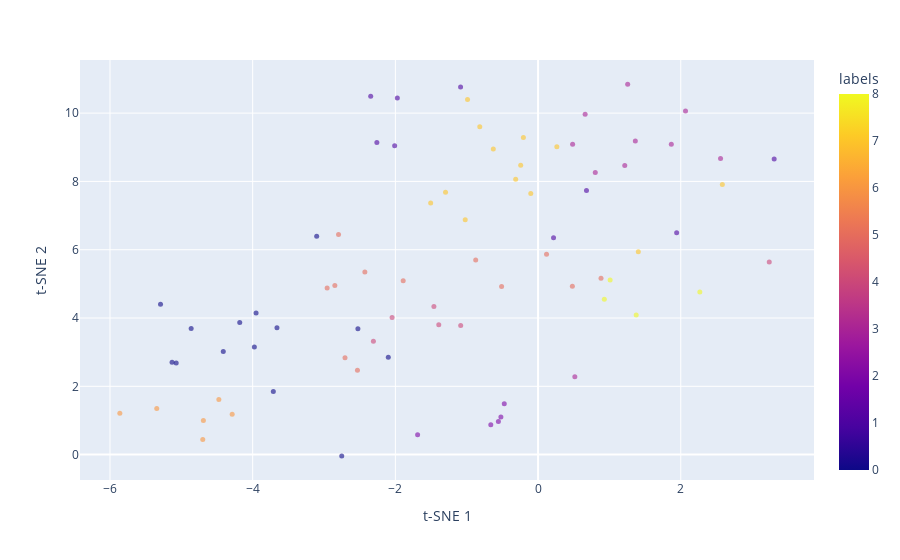

The notebook cell saved with this chart:
### Code cell
# BERT + K-mean

def preprocess_text(text):
    # Simpler preprocessing since BERT handles context better
    text = re.sub(r'\d+', '', text)  # remove digits
    return text.strip()

def compute_bert_embeddings(articles):
    model = SentenceTransformer('all-MiniLM-L6-v2')  # 
    embeddings = model.encode(articles, convert_to_tensor=False) 
    return embeddings

def determine_optimal_clusters(embeddings, max_clusters):
    sse = []
    silhouette_scores = []
    davies_bouldin_scores = []
    for k in range(2, max_clusters + 1):
        kmeans = KMeans(n_clusters=k, random_state=42)
        kmeans.fit(embeddings)
        sse.append(kmeans.inertia_)
        silhouette_scores.append(silhouette_score(embeddings, kmeans.labels_))
        davies_bouldin_scores.append(davies_bouldin_score(embeddings, kmeans.labels_))
    return sse, silhouette_scores, davies_bouldin_scores

def visualize_tsne_interactive(embeddings, labels, filenames):
    tsne = TSNE(n_components=2, random_state=42)
    tsne_results = tsne.fit_transform(embeddings)
    
    df_tsne = pd.DataFrame(tsne_results, columns=['t-SNE 1', 't-SNE 2'])
    df_tsne['labels'] = labels
    df_tsne['titles'] = filenames

    fig = px.scatter(df_tsne, x='t-SNE 1', y='t-SNE 2', color='labels', hover_data=['titles'])
    fig.update_traces(marker=dict(size=5, opacity=0.6),
                      selector=dict(mode='markers'))
    fig.show()
    
def main():
    pdf_dir = "pdf"
    articles, filenames = read_pdfs_from_directory(pdf_dir)
    embeddings = compute_bert_embeddings(articles)
    sse, silhouette_scores, davies_bouldin_scores = determine_optimal_clusters(embeddings, min(25, len(articles)))
    plot_cluster_metrics(range(2, min(25, len(articles)) + 1), sse, silhouette_scores, davies_bouldin_scores)
    optimal_clusters = 9  # Based on visual inspection of plots
    kmeans = KMeans(n_clusters=optimal_clusters, random_state=42)
    kmeans.fit(embeddings)
    labels = kmeans.labels_
    silhouette_avg = silhouette_score(embeddings, labels)
    davies_bouldin_avg = davies_bouldin_score(embeddings, labels)
    
    print(f"Optimal number of clusters: {optimal_clusters}")
    print(f"Silhouette Score: {silhouette_avg}")
    print(f"Davies-Bouldin Index: {davies_bouldin_avg}")
    visualize_tsne_interactive(embeddings, labels, filenames)
    
    results_df = pd.DataFrame({'Filename': filenames, 'Cluster': labels})
    results_df.to_csv('Results_BERT.csv', index=False)
    print("Results saved to 'Results_BERT.csv'.")

if __name__ == "__main__":
    main()

### Figure 1 — Plotly figure (JSON) as saved in the notebook; plotly's stock layout.template omitted (floating-point values rounded to 4 significant figures)
{"data": [{"customdata": [["Estimating global production and supply costs for green hydrogen and hydrogen-based green energy commodities.pdf"], ["Risk-constrained stochastic scheduling for energy hub_ Integrating renewables, demand response, and electric vehicles.pdf"], ["Data-driven probabilistic machine learning in sustainable smart energy:smart energy systems_Key developments, challenges, and future research opportunities in the context of smart grid paradigm.pdf"], ["Enhancing resource efficiency through the utilization of the green bond market_An empirical analysis of Asian economies.pdf"], ["Model_Predictive_Current_Control_of_Nine-Phase_Open-End_Winding_PMSMs_With_an_Online_Virtual_Vector_Synthesis_Strategy.pdf"], ["Synergies and potential of hybrid solar photovoltaic-thermal desalination technologies.pdf"], ["Using electrolytic hydrogen production and energy storage for balancing a low carbon electricity grid_Scenario assessments for India.pdf"], ["Toward fostering environmental innovation in OECD countries-Do fiscal decentralization, carbon pricing, and renewable energy investments matter.pdf"], ["Semi-supervised adversarial discriminative learning approach for intelligent fault diagnosis of wind turbine.pdf"], ["Polyanion-type electrode materials for advanced sodium-ion batteries.pdf"], ["Voltage_Sensorless_Based_Model_Predictive_Control_With_Battery_Management_System_For_Solar_PV_Powered_On-Board_EV_Charging.pdf"], ["Fiber Optic Sensing Technologies for Battery Management Systems and Energy Storage Applications.pdf"], ["Role of power-to-gas in an integrated gas and electricity system in Great Britain.pdf"], ["Potential-Driven Restructuring of Cu Single Atoms to Nanoparticles for Boosting the Electrochemical Reduction of Nitrate to Ammonia.pdf"], ["Optimal economic scheduling of microgrids considering renewable energy sources based on energy hub model using demand response and improved water wave optimization algorithm.pdf"], ["The economics and the environmental benignity of different colors of hydrogen.pdf"], ["Techno-economic evaluation of hydrogen and ammonia as energy carriers in a multi-generation system.pdf"], ["Performance_Evaluation_Of_Grid-scale_Battery_Energy_Storage_System_Employing_Virtual_Synchronous_Generator_Control_For_Grid_Code_Compliance_In_Weak_Grids.pdf"], ["Research on the evolution of China’s photovoltaic technology innovation network from the perspective of patents.pdf"], ["Co doping regulating electronic structure of Bi2MoO6 to construct dual active sites for photocatalytic nitrogen fixation.pdf"], ["Environmental impact of renewable energy source based electrical power plants_Solar, wind, hydroelectric, biomass, geothermal, tidal, ocean, and osmotic.pdf"], ["Generation of green hydrogen using self-sustained regenerative fuel cells_ Opportunities and challenges.pdf"], ["The Impact of Economic Corridor and Tourism on Local Community’s Quality of Life under One Belt One Road Context.pdf"], ["Optimal day-ahead large-scale battery dispatch model for multi-regulation participation considering full timescale uncertainties.pdf"], ["ERA5_The new champion of wind power modelling?.pdf"], ["Photocatalytic H2O2 production Systems_Design strategies and environmental applications.pdf"], ["Optimal Prediction Intervals of Wind Power Generation.pdf"], ["Applications of Green Synthesized Metal Nanoparticles — a Review.pdf"], ["Strategies to save energy in the context of the energy crisis_a review.pdf"], ["Recent advancement and assessment of green hydrogen production technologies.pdf"], ["Weather Impact on Solar Farm Performance_A Comparative Analysis of Machine Learning Techniques.pdf"], ["Utilization of green ammonia as a hydrogen energy carrier for decarbonization in spark ignition engines.pdf"], ["Design and investigation of PV string:central architecture for bayesian fusion technique using grey wolf optimization and flower pollination optimized algorithm.pdf"], ["A review of carbon dots in synthesis strategy.pdf"], ["Highly efficient adsorption and removal bio-staining dye from industrial wastewater onto mesoporous Ag-MOFs.pdf"], ["Stochastic coordinated operation of wind and battery energy storage system considering battery degradation.pdf"], ["Sodium-Ion Battery Materials and Electrochemical Properties Reviewed.pdf"], ["Optimal Grid Flexibility Assessment for Integration of Variable Renewable-Based Electricity Generation.pdf"], ["Supplementary Materials for La- and Mn-doped cobalt spinel oxygen evolution catalyst for proton exchange membrane electrolysis.pdf"], ["Introduction to grid-scale battery energy storage system concepts and fire hazards.pdf"], ["A review on global warming potential, challenges and opportunities of renewable hydrogen production technologies.pdf"], ["A Prompt Decarbonization Pathway for Shipping_Green Hydrogen, Ammonia, and Methanol Production and Utilization in Marine Engines.pdf"], ["Electrolysis of low-grade and saline surface water.pdf"], ["Electrocatalytic seawater splitting_Nice designs, advanced strategies, challenges and perspectives.pdf"], ["Impacts of grid‐scale battery systems on power system operation, case of Baltic region.pdf"], ["Novel Pt-carbon core–shell decorated hierarchical CoMo2S4 as efficient electrocatalysts for alkaline:seawater hydrogen evolution reaction.pdf"], ["Investigating the role of nuclear power and battery storage in Hungary’s energy transition using hourly resolution electricity market simulations.pdf"], ["Techno-economic assessment of green hydrogen and ammonia production from wind and solar energy in Iran.pdf"], ["Arming Ru with Oxygen-Vacancy-Enriched RuO2 Sub-Nanometer Skin Activates Superior Bifunctionality for pH-Universal Overall Water Splitting.pdf"], ["Recent advances in ammonia synthesis technologies_Toward future zero carbon emissions.pdf"], ["An improved genetic algorithm based fractional open circuit voltage MPPT for solar PV systems.pdf"], ["A comprehensive study of renewable energy sources_Classifications, challenges and suggestions.pdf"], ["Modeling the linkage between climate-tech, energy transition, and CO2 emissions_Do environmental regulations matter?.pdf"], ["State-of-Charge_Balancing_Control_for_ON_OFF-Line_Internal_Cells_Using_Hybrid_Modular_Multi-Level_Converter_and_Parallel_Modular_Dual_L-Bridge_in_a_Grid-Scale_Battery_Energy_Storage_System.pdf"], ["Wind speed forecasting based on the hybrid ensemble empirical mode decomposition and GA-BP neural network method.pdf"], ["Tuning Mass Transport in Electrocatalysis Down to Sub-5 nm through Nanoscale Grade Separation.pdf"], ["Techno-economic optimization of hybrid photovoltaic:wind generation together with energy storage system in a stand-alone micro-grid subjected to demand response.pdf"], ["Real-Time_Energy_Storage_Management_for_Renewable_Integration_in_Microgrid_An_Off-Line_Optimization_Approach.pdf"], ["Solar Energy_Applications, Trends Analysis, Bibliometric Analysis and Research Contribution to Sustainable Development Goals (SDGs).pdf"], ["A short review on generation of green fuel hydrogen through water splitting.pdf"], ["The economics of global green ammonia trade – “Shipping Australian wind and sunshine to Germany”.pdf"], ["Defective TiO2−x for High-Performance Electrocatalytic NO Reduction toward Ambient NH3 Production.pdf"], ["Assessing new transmission and energy storage in achieving increasing renewable generation targets in a regional grid.pdf"], ["Feasibility study of an islanded microgrid in rural area consisting of PV, wind, biomass and battery energy storage system.pdf"], ["Detection of False Data Injection Attacks in Battery Stacks Using Input Noise-Aware Nonlinear State Estimation and Cumulative Sum Algorithms.pdf"], ["Green innovation, foreign investment and carbon emissions_a roadmap to sustainable development via green energy and energy efficiency for BRICS economies.pdf"], ["Race to carbon neutrality in South Africa_What role does environmental technological innovation play?.pdf"], ["Bacterial Growth-Induced Tobramycin Smart Release Self-Healing Hydrogel for Pseudomonas aeruginosa-Infected Burn Wound Healing.pdf"], ["Recent Progress in Rechargeable Sodium-Ion Batteries_toward High-Power Applications.pdf"], ["A review of solar hybrid photovoltaic-thermal (PV-T) collectors and systems.pdf"], ["The merit-order effect in the Italian power market_The impact of solar and wind generation on national wholesale electricity prices.pdf"], ["Rechargeable Zinc Alkaline Anodes for Long-Cycle Energy Storage.pdf"], ["Electrochemical C–N coupling of CO2 and nitrogenous small molecules for the electrosynthesis of organonitrogen compounds.pdf"], ["Challenges and Mitigation Measures in Power Systems with High Share of Renewables—The Australian Experience.pdf"], ["Electrode Blocking Due to Redox Reactions in Aluminum Chloride-Sodium Iodide Molten Salts.pdf"], ["Dealing with multiple decades of hourly wind and PV time series in energy models_ A comparison of methods to reduce time resolution and the planning implications of inter-annual variability.pdf"], ["Early prediction of battery degradation in grid-scale battery energy storage system using extreme gradient boosting algorithm.pdf"], ["A Perspective on the Overarching Role of Hydrogen, Ammonia, and Methanol Carbon-Neutral Fuels towards Net Zero Emission in the Next Three Decades.pdf"], ["The reformation of catalyst_From a trial-and-error synthesis to rational design.pdf"]], "hovertemplate": "t-SNE 1=%{x}<br>t-SNE 2=%{y}<br>titles=%{customdata[0]}<br>labels=%{marker.color}<extra></extra>", "legendgroup": "", "marker": {"color": [4, 7, 7, 8, 1, 5, 5, 8, 1, 2, 3, 3, 5, 6, 7, 4, 0, 3, 7, 4, 5, 5, 8, 7, 1, 0, 1, 6, 5, 0, 1, 4, 7, 6, 0, 3, 2, 7, 6, 3, 5, 0, 0, 0, 3, 0, 1, 4, 0, 5, 7, 7, 5, 3, 1, 0, 7, 7, 5, 0, 4, 0, 7, 7, 3, 8, 5, 0, 2, 0, 1, 2, 6, 3, 2, 1, 3, 5, 6], "coloraxis": "coloraxis", "opacity": 0.6, "size": 5, "symbol": "circle"}, "mode": "markers", "name": "", "orientation": "v", "showlegend": false, "type": "scatter", "x": [-1.392, -0.817, -0.9888, 1.375, 3.309, -2.797, -2.428, 1.01, -1.086, -0.6626, 2.558, 1.256, -2.848, -4.474, -0.6275, -2.046, -2.525, 1.215, 1.405, 3.241, -0.8743, -2.956, 2.267, 0.2632, -2.259, -4.862, -1.973, -5.345, -0.5111, -3.952, 0.2169, -2.308, -1.505, -5.862, -5.292, 0.4843, -0.5209, -0.2435, -4.287, 0.5154, -1.89, -2.099, -3.66, -3.977, 0.8018, -4.412, 0.6788, -1.46, -5.13, -2.706, 2.583, -1.021, 0.4806, 1.868, -2.346, -5.072, -0.3138, -0.2056, 0.1187, -4.181, -1.085, -3.711, -0.1022, -1.297, 2.067, 0.9288, 0.8823, -2.752, -0.5562, -3.103, 1.943, -0.4737, -4.691, 0.6596, -1.688, -2.01, 1.363, -2.532, -4.7], "xaxis": "x", "y": [3.806, 9.601, 10.4, 4.086, 8.658, 6.445, 5.344, 5.117, 10.76, 0.876, 8.675, 10.85, 4.955, 1.615, 8.949, 4.018, 3.688, 8.469, 5.938, 5.644, 5.701, 4.876, 4.764, 9.014, 9.14, 3.695, 10.44, 1.348, 4.924, 4.148, 6.351, 3.321, 7.372, 1.215, 4.404, 9.091, 1.099, 8.477, 1.179, 2.283, 5.092, 2.854, 3.717, 3.152, 8.261, 3.018, 7.734, 4.34, 2.704, 2.838, 7.909, 6.876, 4.931, 9.091, 10.49, 2.681, 8.063, 9.282, 5.867, 3.867, 3.782, 1.849, 7.646, 7.684, 10.06, 4.55, 5.167, -0.03678, 0.9669, 6.396, 6.496, 1.487, 0.9982, 9.965, 0.5853, 9.045, 9.187, 2.474, 0.4449], "yaxis": "y"}], "layout": {"coloraxis": {"colorbar": {"title": {"text": "labels"}}, "colorscale": [[0, "#0d0887"], [0.1111, "#46039f"], [0.2222, "#7201a8"], [0.3333, "#9c179e"], [0.4444, "#bd3786"], [0.5556, "#d8576b"], [0.6667, "#ed7953"], [0.7778, "#fb9f3a"], [0.8889, "#fdca26"], [1, "#f0f921"]]}, "legend": {"tracegroupgap": 0}, "margin": {"t": 60}, "xaxis": {"anchor": "y", "domain": [0, 1], "title": {"text": "t-SNE 1"}}, "yaxis": {"anchor": "x", "domain": [0, 1], "title": {"text": "t-SNE 2"}}}}
